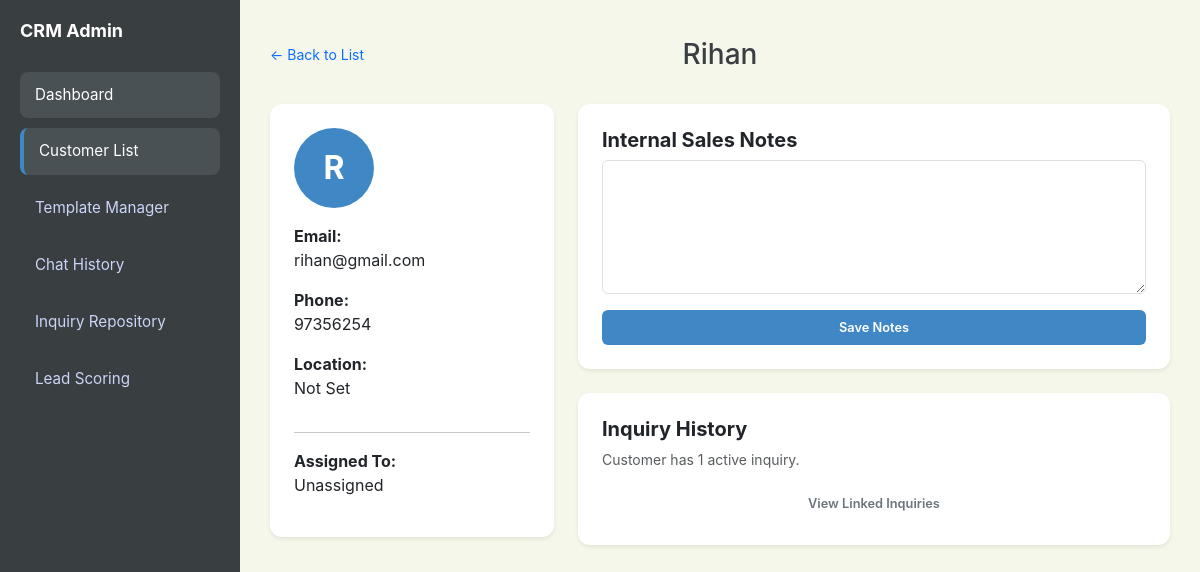
/customer/1, run on an earlier commit of the app's database.
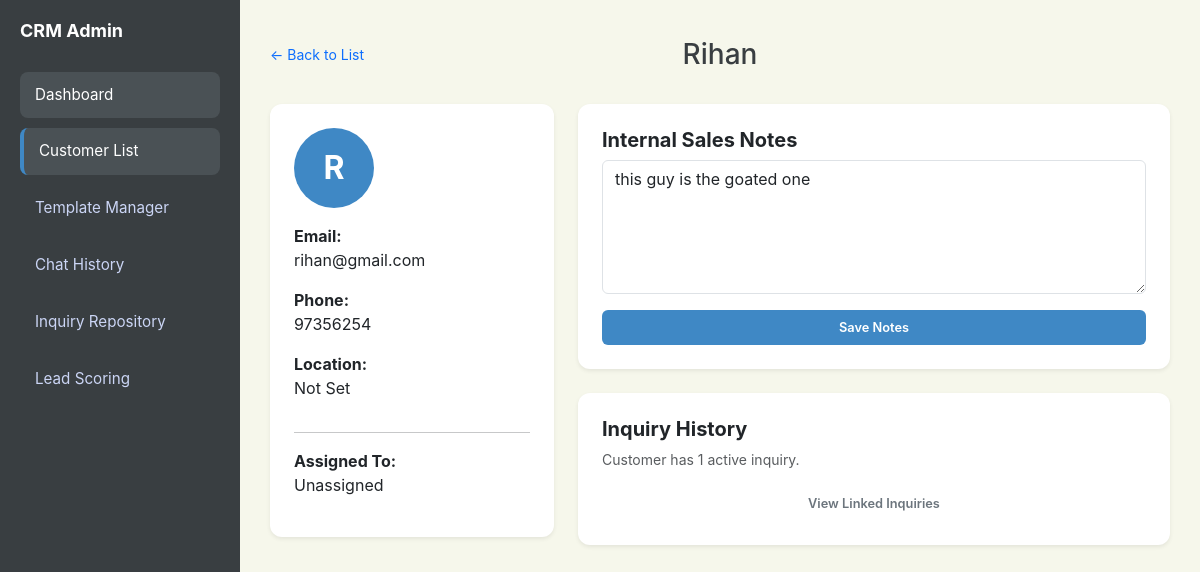
And on a later commit of the database.
### app.py (models this page shows)
class Customer(db.Model):
    id = db.Column(db.Integer, primary_key=True)
    name = db.Column(db.String(100), nullable=False)
    email = db.Column(db.String(120), unique=True)
    phone = db.Column(db.String(20))
    location = db.Column(db.String(100))
    assigned_staff = db.Column(db.String(100))
    status = db.Column(db.String(50), default="Active")
    tags = db.Column(db.String(200)) # Stored as "VIP,New,Returning"
    notes = db.Column(db.Text)
    last_contact = db.Column(db.String(50))

### app.py (the view)
@app.route('/customer/<int:id>')
def customer_profile(id):
    customer = Customer.query.get_or_404(id)
    return render_template('customer_details.html', c=customer)

### app.py (called while the page is built)
@app.context_processor
def inject_search_data():
    customers = Customer.query.all()
    inquiries = Inquiry.query.all()
    rules = Rule.query.all()
    templates = AutoReplyTemplate.query.all()
    faqs = FAQ.query.all()
    search_seed = []
    for c in customers:
        search_seed.append({"display": c.name, "category": "Customer", "page": "/customers"})
    for i in inquiries:
        search_seed.append({"display": f"Inquiry: {i.customer}", "category": "Inquiry", "page": f"/inquiry/{i.id}"})
    for r in rules:
        search_seed.append({"display": r.name, "category": "Rule", "page": "/scoring"})
    for t in templates:
        search_seed.append({"display": t.title, "category": "Template", "page": "/templates-manager"})
    for f in faqs:
        search_seed.append({"display": f.question, "category": "FAQ", "page": "/templates-manager"})
    return dict(search_seed=search_seed)

### templates/customer_details.html (shortened to what this page needs)
<!DOCTYPE html>
<html lang="en">
<head>
    <link href="https://cdn.jsdelivr.net/npm/bootstrap@5.3.0/dist/css/bootstrap.min.css" rel="stylesheet">
    <link rel="stylesheet" href="{{ url_for('static', filename='style.css') }}">
</head>
<body id="page-customers">
    <aside class="sidebar">
        <h2>CRM Admin</h2>
        <a href="/dashboard" class="nav-link nav-dashboard active">Dashboard</a>
        <a href="/customers" class="nav-link nav-customers">Customer List</a>
        <a href="/templates-manager" class="nav-link nav-templates">Template Manager</a>
        <a href="/history" class="nav-link nav-history">Chat History</a>
        <a href="/repository" class="nav-link nav-repository">Inquiry Repository</a>
        <a href="/scoring" class="nav-link nav-scoring">Lead Scoring</a>
    </aside>
    <main class="main">
        <div class="header mb-4">
            <a href="/customers" class="text-decoration-none small">← Back to List</a>
            <h1 class="h3 mt-2">{{ c.name }}</h1>
        </div>
        <div class="row g-4">
            <div class="col-lg-4">
                <div class="card p-4 shadow-sm border-0">
                    <div class="avatar-circle mb-3" style="width: 80px; height: 80px; font-size: 2rem;">
                        {{ c.name.split(' ')[0][0] }}{{ c.name.split(' ')[-1][0] if c.name.split(' ')|length > 1 else ''
                    </div>
                    <p><strong>Email:</strong> <br> {{ c.email }}</p>
                    <p><strong>Phone:</strong> <br> {{ c.phone or 'N/A' }}</p>
                    <p><strong>Location:</strong> <br> {{ c.location or 'Not Set' }}</p>
                    <hr>
                    <p><strong>Assigned To:</strong> <br> {{ c.assigned_staff or 'Unassigned' }}</p>
                </div>
            </div>
            <div class="col-lg-8">
                <div class="card p-4 shadow-sm border-0 mb-4">
                    <h5 class="fw-bold">Internal Sales Notes</h5>
                    <textarea class="form-control mb-3" rows="5" id="customerNotes">{{ c.notes or '' }}</textarea>
                    <button class="btn btn-blue btn-sm" onclick="saveNotes(event)" data-customer-id="{{ c.id }}">Save
                        Notes</button>
                </div>
                <div class="card p-4 shadow-sm border-0">
                    <h5 class="fw-bold">Inquiry History</h5>
                    <p class="small text-muted">Customer has 1 active inquiry.</p>
                    <a href="/repository?q={{ c.name }}" class="btn btn-outline-secondary btn-sm">View Linked
                        Inquiries</a>
                </div>
            </div>
        </div>
    </main>
</body>
</html>

What changed in the data, as far as the page shows it:
changed Customer "Rihan": notes (not shown) → "this guy is the goated one"
